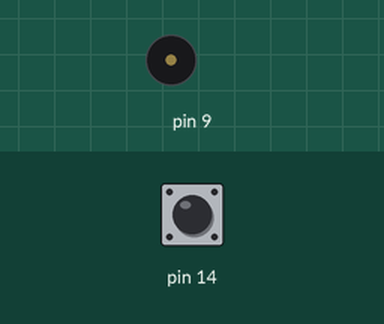
Simulated run of this sketch. Board: Arduino Uno, built with avr-gcc and run on an emulated ATmega328P. On the bench: buzzer (waves = sounding). The inputs (shaded band) are chosen by the test bench; at power-on: pin 14 HIGH.

Above: at 1.2 s.
1.3 s: pin 14 pulled LOW for 0.15 s
At 1.37 s:
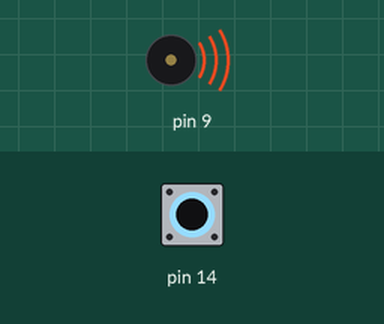
2.9 s: pin 14 pulled LOW for 3.2 s
At 6.5 s:
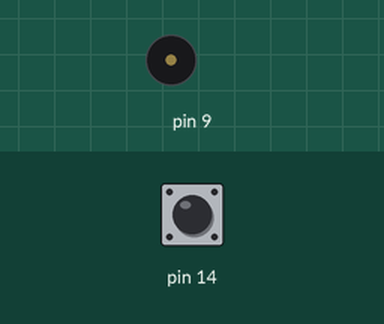
Timing chart, 0 to 8.0 s (numbered marks = the images above; inputs shaded):
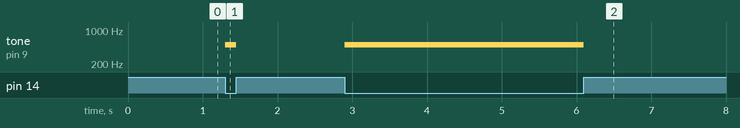

Measured:
- after the input at 1.3 s, tone on pin 9: silent → 500 Hz at once, → silent 0.15 s later
- after the input at 2.9 s, tone on pin 9: silent → 500 Hz at once, → silent 3.2 s later

The sketch:

Ejercicio_16.ino
```cpp
// 4. Configure la tarjeta Arduion para que genere un tono de 500 Hz, mientras se mantenga presionado un botón concectado en PC0.
// Uilice respuesta automática del temporizador, por lo que el tono se va a generar en OC1A (PB1).
// Para detectar los eventos en el botón, haga uso de las interrupciones por cambios en las terminales.

ISR(PCINT1_vect) {
  if (!(PINC & 0x01)) {
    TCCR1B = 0x09;  // Reloj al timer 1
  } else {
    TCCR1B = 0x08;  // Quitando reloj al timer 1
  }
}

void setup()
{
	DDRC = 0x00;		// Entrada (PC0)
	PORTC = 0x01;		// PUll-up en PC0
	DDRB = 0x02;		// PB1 como salida

	// Configuración de la PC INT1
	PCMSK1 = 0x01;		// Máscara para PC0
	PCICR = 0x02;		// Habilita PCINT1

	// Configuración de Timer 1
	OCR1A = 15999;		// Valor Máximo
	TCCR1A = 0x40;		// Modo CTC con respuesta automática
	TCCR1B = 0x08;		// Inicia sin reloj
	TCCR1C = 0x00;

}

void loop()
{

}
```
